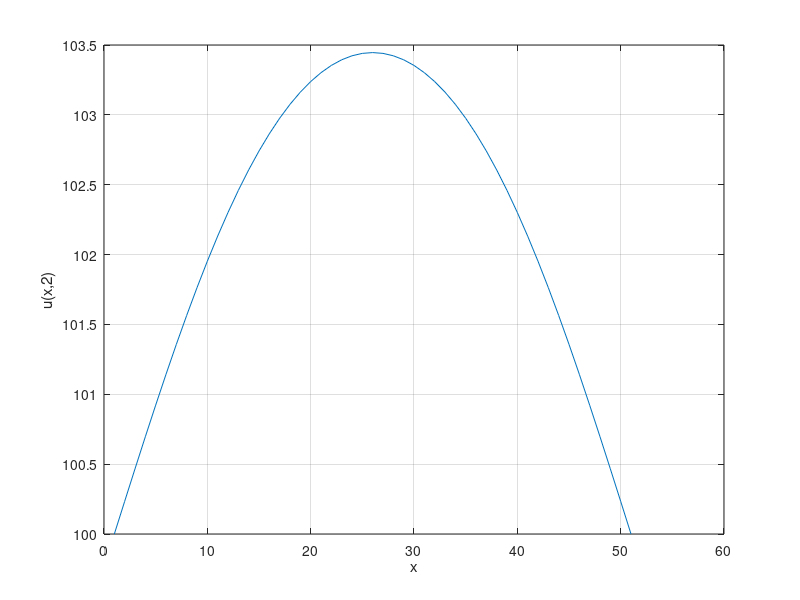
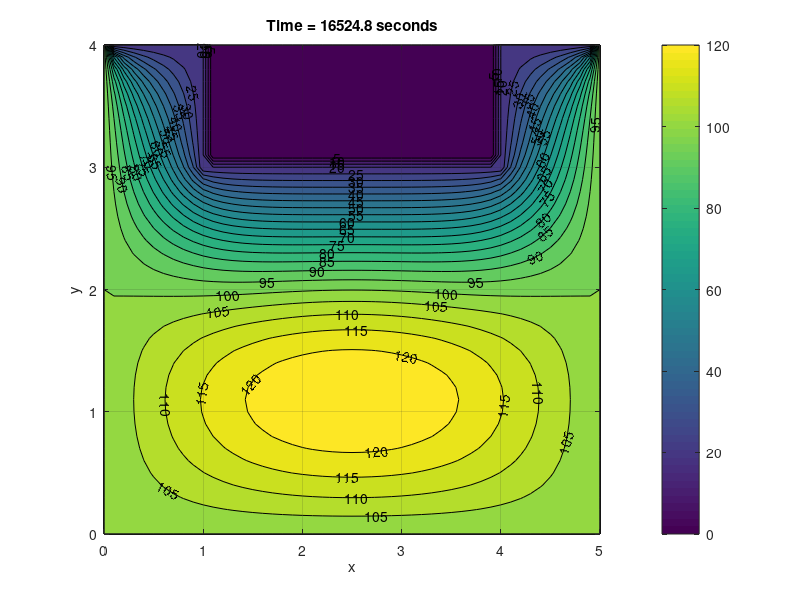

Recreate these plots in MATLAB, in order.
clc
clear all
close all

Lx = 5.0;
Ly = 4.0;
h = 0.1;
M = 51;
N = 41;
u = 200*ones(M,N);
u(:,1) = 100;   u(1:11,41) = 20;    u(11:41,31) = 20;   u(41:51,41) = 20;
u(1,:) = 100;   u(11,31:41) = 20;   u(41,31:41) = 20;   u(51,:) = 100;
u(12:40,32:41) = 0;

c = 56.4*10^(-6);
r = 0.1;
dt = r*h^2/c;

unext = u;
TIME = 0;
while max(max(u))>125
    for i = 2:10
        for j = 2:N-1
            unext(i,j) = (1-4*r) * u(i,j) + r*(u(i,j+1)+u(i,j-1)+u(i+1,j)+u(i-1,j));
        end
    end
    for i = 11:41
        for j = 2:30
            unext(i,j) = (1-4*r) * u(i,j) + r*(u(i,j+1)+u(i,j-1)+u(i+1,j)+u(i-1,j));
        end
    end
    for i = 42:50
        for j = 2:N-1
            unext(i,j) = (1-4*r) * u(i,j) + r*(u(i,j+1)+u(i,j-1)+u(i+1,j)+u(i-1,j));
        end
    end
    u = unext;
    TIME = TIME + dt;
end
figure(1)
plot((1:51),u(:,2)); grid on; xlabel('x'), ylabel('u(x,2)')
u(26,21)
str = ['Time = ',num2str(TIME,'%8.1f'),' seconds'];
uphysical = u';
uphysical = uphysical(end:-1:1,:);
figure(2)
[X,Y]=meshgrid(0:h:Lx,Ly:-h:0);
[p,q]=contourf(X,Y,uphysical,[0:5:125]);
title(str)
grid on, clabel(p,q), colorbar, xlabel('x'), ylabel('y')
